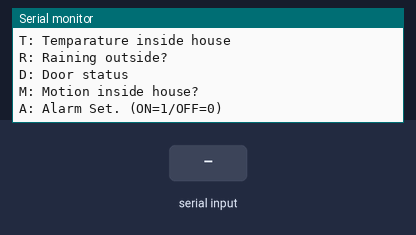
The sketch below on a simulated Arduino Uno, built with avr-gcc and run on an emulated ATmega328P. On the bench: the last lines printed to the serial monitor. Inputs (shaded band) come from the test bench.

Above: at 1.4 s.
1.5 s: "L#" received over Serial
At 2.7 s:
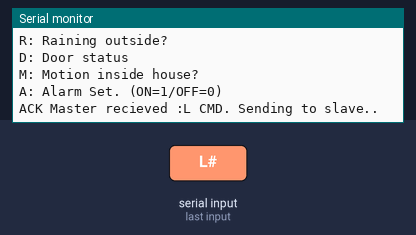
3.0 s: byte 66 ('B') received over Serial
At 3.9 s:
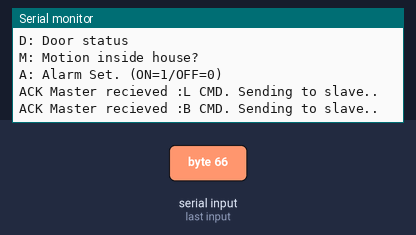
4.5 s: byte 84 ('T') received over Serial
At 5.0 s:
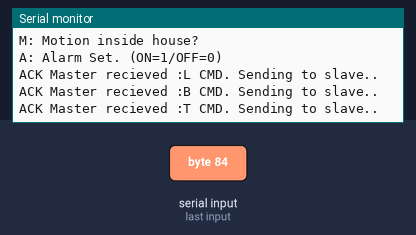
6.0 s: byte 82 ('R') received over Serial
At 7.2 s:
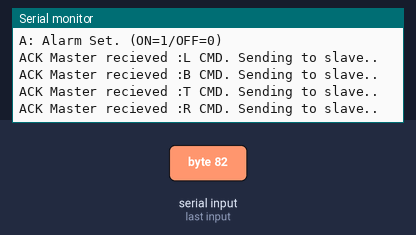
7.5 s: byte 68 ('D') received over Serial
At 8.5 s:
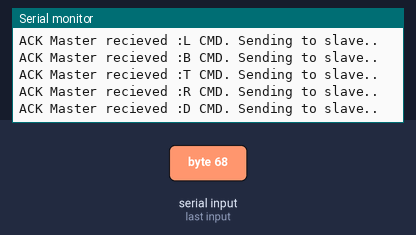
9.0 s: byte 77 ('M') received over Serial
At 9.6 s:
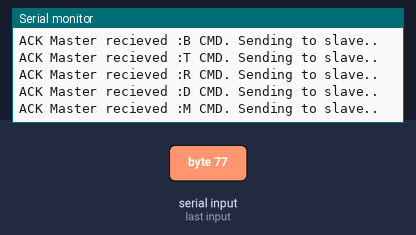

Measured:
- after the input at 1.5 s, the serial monitor: prints a new line at once (image 1)
- after the input at 3.0 s, the serial monitor: prints a new line at once (image 2)
- after the input at 4.5 s, the serial monitor: prints a new line at once (image 3)
- after the input at 6.0 s, the serial monitor: prints a new line at once (image 4)
- after the input at 7.5 s, the serial monitor: prints a new line at once (image 5)
- after the input at 9.0 s, the serial monitor: prints a new line at once (image 6)

The sketch:

masteratmode.ino
```cpp
//  Pins
//  BT VCC to Arduino 5V out.
//  BT GND to GND
//  BT RX to Arduino pin 11 (through a voltage divider)
//  BT TX to Arduino pin 10 (no need voltage divider)
#include <SoftwareSerial.h>
SoftwareSerial BTserial(11, 10); // RX | TX

char c = ' ';

//counts only valid commands
int terminalToMasterCount = 0;
int masterToTerminalCount = 0; // this is for the setup
int masterToSlave = 0;
int slaveToMaster = 0;

void printCommandList()
{
    masterToTerminalCount += 8;
    Serial.println("Enter the CMD for the sensor or status you would like to see");
    Serial.println("L: Lights status");
    Serial.println("B: Brightness inside of house (0-100)");
    Serial.println("T: Temparature inside house");
    Serial.println("R: Raining outside?");
    Serial.println("D: Door status");
    Serial.println("M: Motion inside house?");
    Serial.println("A: Alarm Set. (ON=1/OFF=0)\n");
}

void printTotalNumbers()
{
    masterToTerminalCount += 10;
    Serial.println();
    Serial.print("Total number of messages sent from terminal to master: "); Serial.println(terminalToMasterCount);
    Serial.print("Total number of messages sent from master to terminal: "); Serial.println(masterToTerminalCount);
    Serial.print("Total number of messages sent from master to slave: "); Serial.println(masterToSlave);
    Serial.print("Total number of messages sent from slave to master: "); Serial.println(slaveToMaster);
    Serial.println();
}

void setup()
{
    // start the serial communication with the host computer
    Serial.begin(9600);
    // start communication with the HC-05 using 9600
    BTserial.begin(9600);
    Serial.println("Welcome to our smarthome");
    masterToTerminalCount += 1;
    printCommandList();
}

void loop()
{
     // Keep reading from HC-05 and send to Arduino Serial Monitor
    if (BTserial.available())
    {
        String ack = BTserial.readStringUntil('#');
        String message = BTserial.readStringUntil('^');
        slaveToMaster += 2;
        masterToTerminalCount += 3;
        Serial.print(ack);
        Serial.print(message);
        Serial.println("ACK Master Recieved DATA\n");
        printTotalNumbers();
        printCommandList();
    }

    // Read from Arduino Serial Monitor and send to HC-06
    if (Serial.available())
    {
        c =  Serial.read();
        if (c == 'L' || c == 'B'|| c == 'T' || c == 'R' || c == 'D' || c == 'M' || c == 'A')
        {
           masterToTerminalCount += 3;
           terminalToMasterCount++;
           Serial.print("ACK Master recieved :"); Serial.print(c); Serial.println(" CMD. Sending to slave..");
           masterToSlave++;
           BTserial.write(c);
        }
    }


}
```
